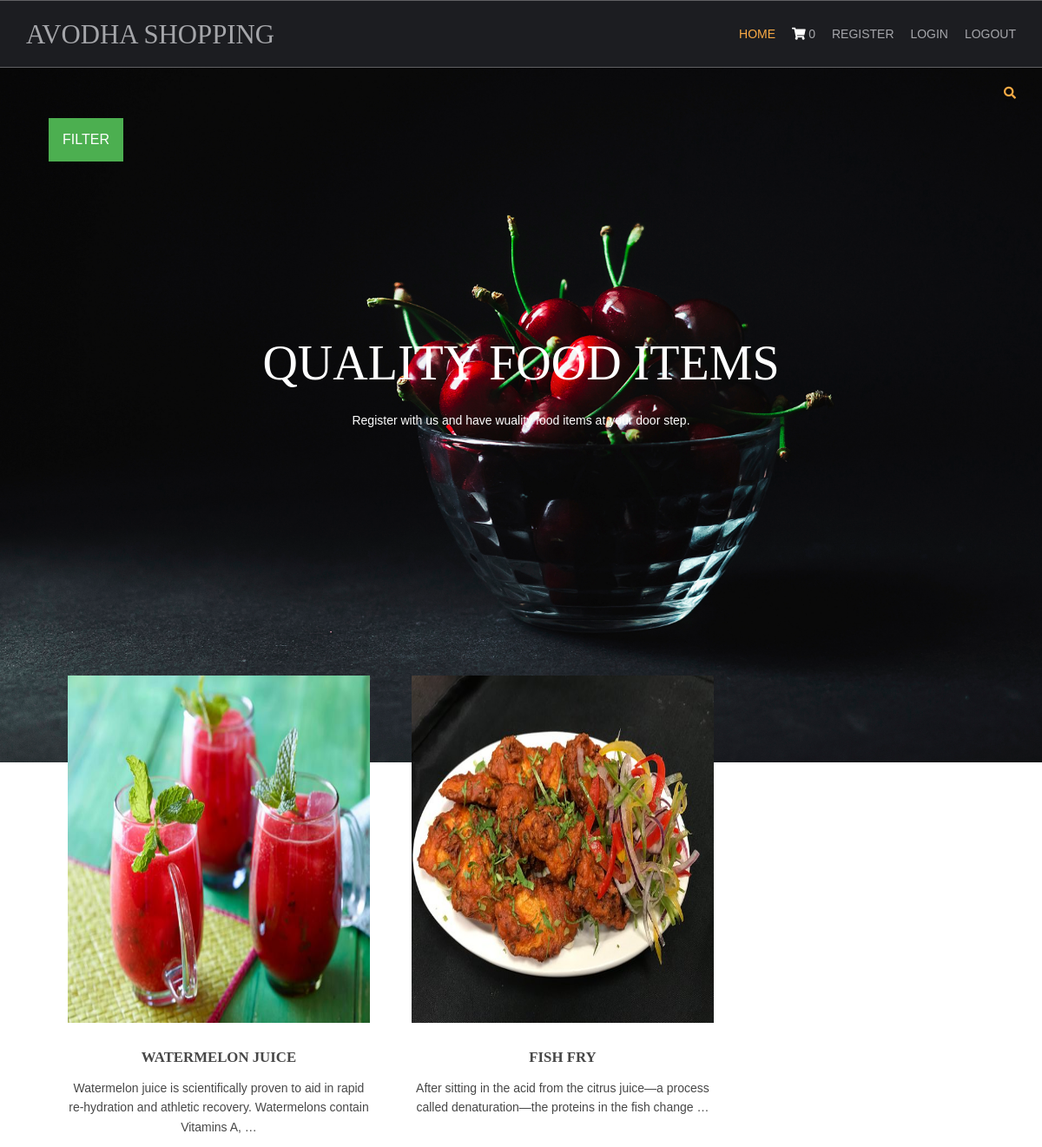
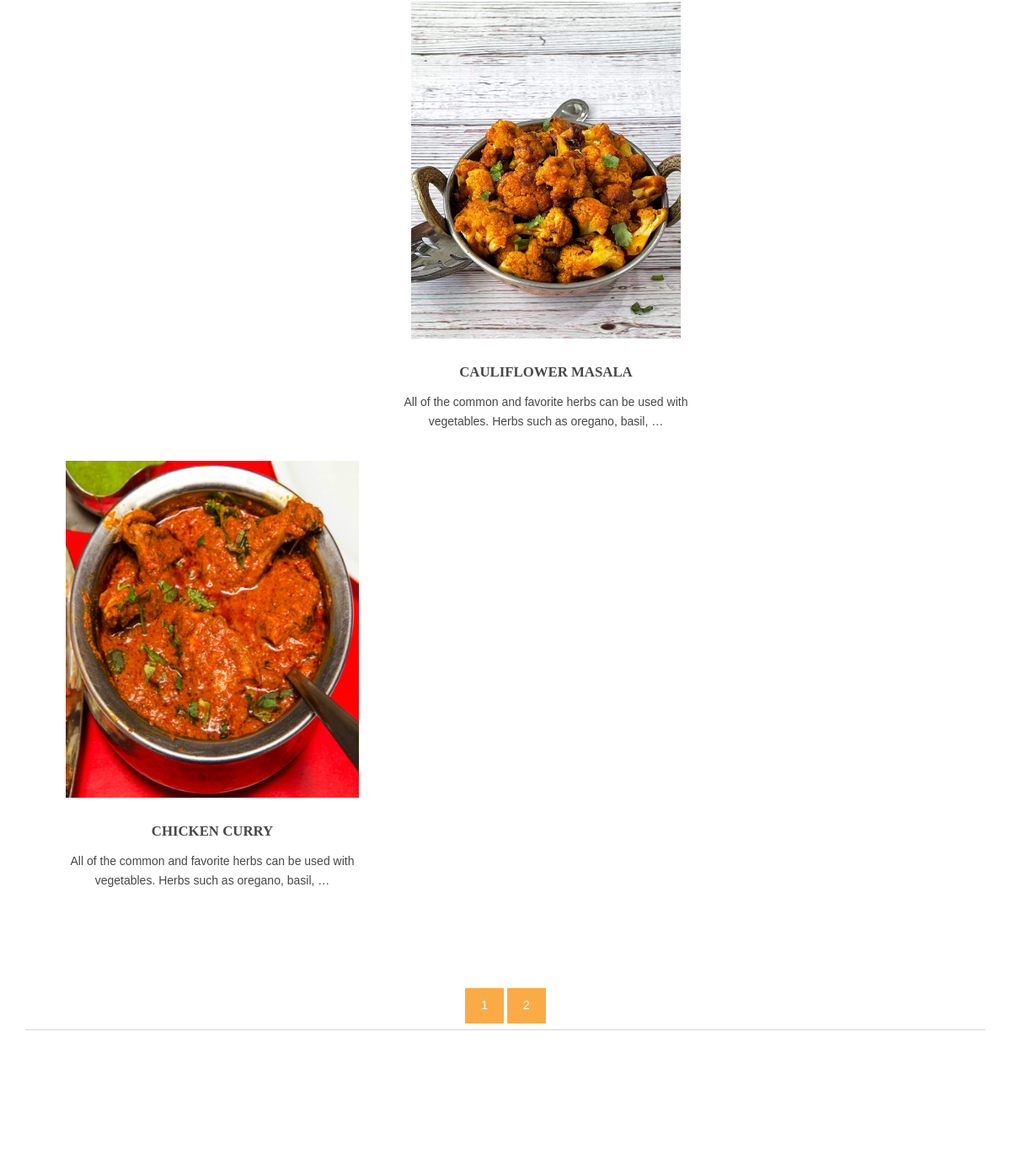
Screenshot of /?page=2 with the database file from the repository (2 pictures, top to bottom).
### shop/models.py (models this page shows, shortened)
class products(models.Model):
    name=models.CharField(max_length=150, unique=True)
    slug=models.SlugField(max_length=250, unique=True)
    img=models.ImageField(upload_to='product')
    desc=models.TextField()
    stock=models.IntegerField()
    available=models.BooleanField()
    price=models.IntegerField()
    category=models.ForeignKey(categ,on_delete=models.CASCADE)
    def get_url(self):
        return reverse('details',args=[self.category.slug,self.slug])

### shop/views.py (the view)
# urls.py: path('',views.home,name='hm'),
def home(request,c_slug=None):
    c_page = None
    prodt = None
    if c_slug!=None:
        c_page=get_object_or_404(categ,slug=c_slug)
        prodt=products.objects.filter(category=c_page,available=True)
    else:
        prodt=products.objects.all().filter(available=True)
    cat=categ.objects.all()
    paginator = Paginator(prodt,4)
    try:
        page=int(request.GET.get('page','1'))
    except:
        page=1
    try:
        pro=paginator.page(page)
    except(EmptyPage,InvalidPage):
        pro=paginator.page(paginator.num_pages)
    return render(request,'index.html',{'pr':prodt,'ct':cat,'pg':pro})

### cart/context_processor.py (called while the page is built)
def count(request):
    item_count=0
    if 'admin' in request.path:
        return {}
    else:
        try:
            ct=cartlist.objects.filter(cart_id=c_id(request))
            cti=items.objects.all().filter(cart=ct[:1])
            for c in cti:
                item_count+=c.quan
        except cartlist.DoesNotExist:
            item_count=0
        return dict(itc=item_count)

### cart/views.py (called while the page is built)
def c_id(request):
    ct_id=request.session.session_key
    if not ct_id:
        ct_id=request.session.create()
    return ct_id

### shop/models.py (called while the page is built)
    def get_url(self):
        return reverse('prod_cat',args=[self.slug])

### templates/index.html (shortened to what this page needs)
{% extends 'base.html' %}
{% load static %}
{% block content %}
<html lang="">
<head>
<link href="{% static 'hm/layout/styles/layout.css' %}" rel="stylesheet" type="text/css" media="all">
</head>
<body id="top">
<div class="abcd" style="background-image:url({% static 'hm/images/demo/backgrounds/bg.jpg' %});">
  <div class="wrapper row0">
    <div id="topbar" class="hoc clear">
      <div class="fl_right">
        <ul class="nospace">
          <li id="searchform">
          </li>
        </ul>
      </div>
    </div>
<div class="dropdown">
  <button class="dropbtn">FILTER</button>
</div>
  </div>
  <div id="pageintro" class="hoc clear">
    <article>
      <h3 class="heading">QUALITY FOOD ITEMS</h3>
      <p>Register with us and have wuality food items at your door step.</p>
    </article>
  </div>
</div>
<div class="wrapper row3">
  <main class="hoc container clear">
    <section id="introblocks">
      <ul class="nospace group btmspace-80">
        {% for i in pg.object_list %}
        <li class="one_third">
          <figure><a class="imgover" href="{{i.get_url}}"><img src="{{i.img.url}}" alt="" style="height:400;"></a>
            <figcaption>
              <h6 class="heading">{{i.name}}</h6>
              <p>{{i.desc|truncatewords:17}}</p>
              <br>
            </figcaption>
          </figure>
        </li>
{% endfor %}
      </ul>
    </section>
    <center>
      {% for p in pg.paginator.page_range %}
      <a href="?page={{p}}" class="btn btn-light btn-sm {% if pg.number == p %} active {% endif %}">{{p}}</a>
      {% endfor %}
    </center>
    <hr class="btmspace-80">
  </main>
</div>
</body>
</html>
{% endblock %}

### static/hm/layout/styles/layout.css (style rules this page uses)
#topbar { padding:20px 0; font-size:.8rem; text-transform:uppercase; }
#topbar ul li { display:inline-block; margin-right:15px; }
#topbar ul li:last-child { margin-right:0; padding-right:0; border-right:none; }
#topbar #searchform { position:relative; line-height:1; z-index:9999; }
#topbar #searchform::after { display:block; height:18px; line-height:18px; padding:0; font-family:"Font Awesome\ 5 Free"; font-weight:900; font-size:1rem; content:"\f002"; }
#topbar #searchform ::placeholder { text-transform:capitalize; }
#pageintro { padding:200px 0 300px; }
#pageintro article, #pageintro article p { display:block; max-width:75%; margin:0 auto; text-align:center; }
#pageintro article p { max-width:65%; line-height:2rem; }
#pageintro .heading { margin-bottom:20px; font-size:4rem; }
.container { padding:80px 0; }
#introblocks { display:block; position:relative; margin:-180px 0 0 0; z-index:1; text-align:center; }
#introblocks figure figcaption { display:block; padding:30px 0 0 0; text-align:center; }
#introblocks figure figcaption .heading { font-size:1.2rem; font-weight:700; margin-bottom:0; }
*, *::before, *::after { transition:all .3s ease-in-out; }
body { color:#A5A6AA; background-color:#1C1D21; }
a { color:#FBAB45; }
hr, .borderedbox { border-color:#D7D7D7; }
.btn, .btn.inverse:hover { color:#FFFFFF; background-color:#FBAB45; border-color:#FBAB45; }
.imgover, .imgover:hover::after { color:#FFFFFF; }
.row3 { color:#474747; background-color:#FFFFFF; }
#topbar #searchform { color:#FBAB45; }
#pageintro { color:#FFFFFF; }
@media screen and (min-width:1140px) { .hoc { max-width:1140px; } }

### static/hm/layout/styles/framework.css (style rules this page uses)
html { overflow-y:scroll; overflow-x:hidden; }
html, body { margin:0; padding:0; font-size:14px; line-height:1.6em; }
*, *::before, *::after { box-sizing:border-box; }
.nospace { margin:0; padding:0; list-style:none; }
.btn { display:inline-block; padding:8px 18px 10px; text-transform:uppercase; border:1px solid; }
.clear, .group { display:block; }
.clear::before, .clear::after, .group::before, .group::after { display:table; content:""; }
.clear, .clear::after, .group, .group::after { clear:both; }
a { outline:none; text-decoration:none; }
.fl_right, .imgr { float:right; }
img { width:auto; max-width:100%; height:auto; margin:0; padding:0; border:none; line-height:normal; vertical-align:middle; }
.imgover { display:inline-block; position:relative; max-width:100%; }
.imgover::before, .imgover::after { display:block; position:absolute; content:""; text-align:center; opacity:0; }
.imgover::before { top:0; right:0; bottom:0; left:0; }
.imgover::after { top:50%; left:50%; width:50px; height:50px; line-height:50px; margin:-25px 0 0 -25px; font-family:"Font Awesome\ 5 Free"; font-weight:900; content:"\f067"; font-size:28px; }
body, input, textarea, select { font-family:Verdana, Geneva, sans-serif; }
h1, h2, h3, h4, h5, h6, .heading { font-family:Georgia, "Times New Roman", Times, serif; }
label, input, textarea, select, button { display:block; resize:none; outline:none; color:inherit; font-size:inherit; font-family:inherit; vertical-align:middle; }
::placeholder { opacity:1; }
h1, h2, h3, h4, h5, h6, .heading { margin:0 0 20px 0; font-size:1.4rem; line-height:normal; font-weight:normal; text-transform:uppercase; }
hr { display:block; width:100%; height:1px; border:solid; border-width:1px 0 0 0; }
.wrapper { display:block; position:relative; width:100%; margin:0; padding:0; text-align:left; word-wrap:break-word; }
.hoc { display:block; margin:0 auto; }
address, article, aside, figcaption, figure, footer, header, main, nav, section { display:block; margin:0; padding:0; }
.one_half, .one_third, .two_third, .one_quarter, .two_quarter, .three_quarter { display:inline-block; float:left; margin:0 0 0 4.21052%; list-style:none; }
.one_third { width:30.52631%; }
.btmspace-80 { margin-bottom:80px; }

### templates/index.html (style rules this page uses)
.dropbtn { background-color: #4CAF50; color: white; padding: 16px; font-size: 16px; border: none; cursor: pointer; }
.dropdown { position: relative; display: inline-block; padding-left:56px; }
.abcd { height: 100%; background-position: center; background-repeat: no-repeat; background-size: cover; }

### rows the page displays
products: img (picture), name "WATERMELON JUICE", desc "Watermelon juice is scientifically proven to aid in rapid re-hydration and athletic recovery. Watermelons contain Vitamins A, …"
products: img (picture), name "FISH FRY", desc "After sitting in the acid from the citrus juice—a process called denaturation—the proteins in the fish change …"
products: img (picture), name "CAULIFLOWER MASALA", desc "All of the common and favorite herbs can be used with vegetables. Herbs such as oregano, basil, …"
products: img (picture), name "CHICKEN CURRY", desc "All of the common and favorite herbs can be used with vegetables. Herbs such as oregano, basil, …"

### other values shown
{{ itc }} "0"
{{ p }} "1" "2"
